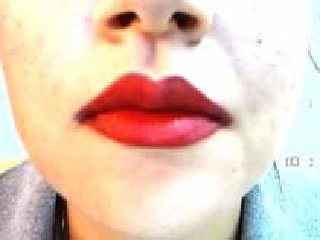
%> input picture 8.png, 320 x 240 px
$ octave vivek.m   (GNU Octave 9; MATLAB toolbox functions it lacks are replaced by stand-ins)
%> lines starting %> are read from the running program, lines starting %| are printed output that depends on the picture; in (x1, y1, x2, y2) boxes, pixels count from 0 and x2, y2 are one past the last pixel; in counts of white or black regions, pixels touching at a corner belong together; the program's own positions count from 1
### im2graydouble.m
function img = im2graydouble(img)
  [dimy, dimx, c] = size(img);
  if(isfloat(img))
    if(c==3)
      img = rgb2gray(uint8(img));
    end
  else
    if(c==3)
      img = rgb2gray(img);
    end
    img = double(img);
  end

### localized_seg1.m
function seg = localized_seg1(I,init_mask,max_its,rad,alpha,method,display)
  alpha = .2;
  method = 2;
  display = true;
  I = im2graydouble(I);
  I4=I;
  [dimy dimx] = size(I);
  rad = round((dimy+dimx)/(2*8));
    if(display>0)
      disp(['localiztion radius is: ' num2str(rad) ' pixels']);
    end
    phi = mask2phi(init_mask);
  for its = 1:max_its
     idx = find(phi <= 1.2 & phi >= -1.2)';
    [y x] = ind2sub(size(phi),idx);
     xneg = x-rad; xpos = x+rad;
    yneg = y-rad; ypos = y+rad;
    xneg(xneg<1)=1; yneg(yneg<1)=1;
    xpos(xpos>dimx)=dimx; ypos(ypos>dimy)=dimy;
    u=zeros(size(idx)); v=zeros(size(idx));
    Ain=zeros(size(idx)); Aout=zeros(size(idx));
 for i = 1:numel(idx)
      img = I(yneg(i):ypos(i),xneg(i):xpos(i));
      P = phi(yneg(i):ypos(i),xneg(i):xpos(i));

      upts = find(P<=0);
      Ain(i) = length(upts)+eps;
      u(i) = sum(img(upts))/Ain(i);

      vpts = find(P>0);
      Aout(i) = length(vpts)+eps;
      v(i) = sum(img(vpts))/Aout(i);
  end
 switch method

     case 1,
      F = -(u-v).*(2.*I(idx)-u-v);
     otherwise,
      F = -((u-v).*((I(idx)-u)./Ain+(I(idx)-v)./Aout));
  end
   curvature = get_curvature(phi,idx,x,y);
  dphidt = F./max(abs(F)) + alpha*curvature;
  dt = .45/(max(dphidt)+eps);
 phi(idx) = phi(idx) + dt.*dphidt;
 phi = sussman(phi, .5);
 if((display>0)&&(mod(its,20) == 0))
      showCurveAndPhi(I,phi,its);
    end
  end
if(display)
    showCurveAndPhi(I,phi,its);
  end
seg = phi<=0;

function phi = mask2phi(init_a)
  phi=bwdist(init_a)-bwdist(1-init_a)+im2double(init_a)-.5;

### get_curvature.m
function curvature = get_curvature(phi,idx,x,y)
    [dimy, dimx] = size(phi);


    ym1 = y-1; xm1 = x-1; yp1 = y+1; xp1 = x+1;


    ym1(ym1<1) = 1; xm1(xm1<1) = 1;
    yp1(yp1>dimy)=dimy; xp1(xp1>dimx) = dimx;


    idup = sub2ind(size(phi),yp1,x);
    iddn = sub2ind(size(phi),ym1,x);
    idlt = sub2ind(size(phi),y,xm1);
    idrt = sub2ind(size(phi),y,xp1);
    idul = sub2ind(size(phi),yp1,xm1);
    idur = sub2ind(size(phi),yp1,xp1);
    iddl = sub2ind(size(phi),ym1,xm1);
    iddr = sub2ind(size(phi),ym1,xp1);


    phi_x  = -phi(idlt)+phi(idrt);
    phi_y  = -phi(iddn)+phi(idup);
    phi_xx = phi(idlt)-2*phi(idx)+phi(idrt);
    phi_yy = phi(iddn)-2*phi(idx)+phi(idup);
    phi_xy = -0.25*phi(iddl)-0.25*phi(idur)...
             +0.25*phi(iddr)+0.25*phi(idul);
    phi_x2 = phi_x.^2;
    phi_y2 = phi_y.^2;


    curvature = ((phi_x2.*phi_yy + phi_y2.*phi_xx - 2*phi_x.*phi_y.*phi_xy)./...
              (phi_x2 + phi_y2 +eps).^(3/2)).*(phi_x2 + phi_y2).^(1/2);


### sussman.m
function D = sussman(D, dt)

  a = D - shiftR(D);
  b = shiftL(D) - D;
  c = D - shiftD(D);
  d = shiftU(D) - D;

  a_p = a;  a_n = a;
  b_p = b;  b_n = b;
  c_p = c;  c_n = c;
  d_p = d;  d_n = d;

  a_p(a < 0) = 0;
  a_n(a > 0) = 0;
  b_p(b < 0) = 0;
  b_n(b > 0) = 0;
  c_p(c < 0) = 0;
  c_n(c > 0) = 0;
  d_p(d < 0) = 0;
  d_n(d > 0) = 0;

  dD = zeros(size(D));
  D_neg_ind = find(D < 0);
  D_pos_ind = find(D > 0);
  dD(D_pos_ind) = sqrt(max(a_p(D_pos_ind).^2, b_n(D_pos_ind).^2) ...
                       + max(c_p(D_pos_ind).^2, d_n(D_pos_ind).^2)) - 1;
  dD(D_neg_ind) = sqrt(max(a_n(D_neg_ind).^2, b_p(D_neg_ind).^2) ...
                       + max(c_n(D_neg_ind).^2, d_p(D_neg_ind).^2)) - 1;

  D = D - dt .* sussman_sign(D) .* dD;
  function shift = shiftD(M)
  shift = shiftR(M')';

function shift = shiftL(M)
  shift = [ M(:,2:size(M,2)) M(:,size(M,2)) ];

function shift = shiftR(M)
  shift = [ M(:,1) M(:,1:size(M,2)-1) ];

function shift = shiftU(M)
  shift = shiftL(M')';

function S = sussman_sign(D)
     S = D ./ sqrt(D.^2 + 1);

### showCurveAndPhi.m
function showCurveAndPhi(I, phi, i)
  imshow(I,'displayrange',[0 255]); hold on;
  contour(phi, [0 0], 'g','LineWidth',4);
  contour(phi, [0 0], 'k','LineWidth',2);
  hold off; title([num2str(i) ' Iterations']); drawnow;

### vivek.m
close all;
clear all;
%filename = input('Enter the name of the image:-->');         %load the image
I1=imread('8.png');
%> I1 is the input picture: size 240x320x3 uint8; mean R, G, B 228.8, 203, 186
I=(I1);
I4=im2graydouble(I1);
%> in im2graydouble, `img = rgb2gray(img);`:
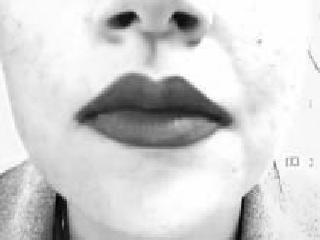
%> img: size 240x320 uint8; min 2, max 255, mean 208.8
m = false(size(I,1),size(I,2));   %create initial mask
x1=60;
x2=259;
y1=68;
y2=149;
IT=10;

for i=y1 : y2
    for j=x1 : x2

         m(i,j) = true;
    end
end
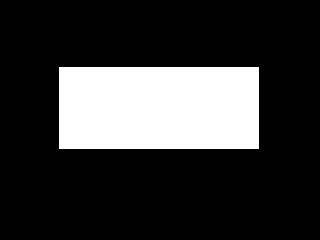
%> m: size 240x320 logical; 21.4% white; 1 white region, box (x1, y1, x2, y2) and area: (59, 67, 259, 149) 16400

I = imresize(I,.5);  %-- make image smaller
m = imresize(m,.5);  %   for fast computation

subplot(2,3,1); imshow(I1); title('Input Image');
subplot(2,3,2); imshow(m); title('Initialization');
subplot(2,3,3); title('Segmentation');


seg = localized_seg1(I, m,IT);  %-- run segmentation
%| localiztion radius is: 18 pixels
%> the loop in localized_seg1, `for its = 1:max_its` made 10 passes
%> dt on passes 1 to 10: 0.597, 0.604, 0.5, 0.529, 0.479, 0.454, 0.455, 0.442, 0.446, 0.457
%> pass 1, in shiftR, `shift = [ M(:,1) M(:,1:size(M,2)-1) ];`:
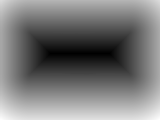
%> shift: size 120x160 single; min -20.5, max 54.42, mean 15.1; drawn with min black and max white
%> pass 1, in sussman, `a = D - shiftR(D);`:
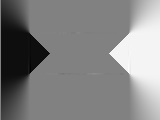
%> a: size 120x160 single; min -1.13, max 1.09, mean 0.011; drawn with min black and max white
%> after the loop in localized_seg1, `for its = 1:max_its`: Ain = 584 values, max 764 at index 396, min 323 at index 547, mean 586.1; Aout = 584 values, max 1046 at index 547, min 605 at index 396, mean 782.9; F = 584 values, max 22.26 at index 301, min -16.08 at index 291, mean 4.65; u = 584 values, max 244.4 at index 472, min 106 at index 272, mean 177; v = 584 values, max 247.1 at index 548, min 211.5 at index 317, mean 230.1; xneg = 584 values from 11 to 112; xpos = 584 values from 47 to 148; yneg = 584 values, max 58 at index 285, min 15 at index 33, mean 36.2; ypos = 584 values, max 94 at index 285, min 51 at index 33, mean 72.2
%> in localized_seg1, `seg = phi<=0;`: seg: size 120x160 logical; 19.9% white; 1 white region, box (x1, y1, x2, y2) and area: (29, 33, 129, 75) 3827
seg=~seg;
subplot(2,3,4); imshow(seg); title('Final Segmentation');
seg= imresize(m,2);
seg = im2double(seg);
for i=1:240
    for j=1:320
        if seg(i,j)==1;
            seg(i,j)=I4(i,j);
        end
    end
end
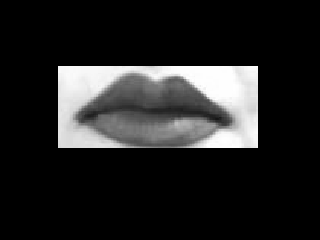
%> seg: size 240x320 double; min 0, max 255, mean 35.3
subplot(2,3,5); imshow(seg); title('Final Segmentation3');
%> after `imshow(seg)`:
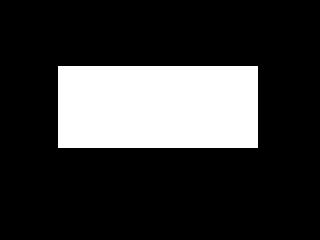
%> displayed picture: size 240x320, on the screen's scale of 0 to 255; 21.4% white; 1 white region, box (x1, y1, x2, y2) and area: (58, 66, 258, 148) 16400
%> after `title('Final Segmentation3')`:
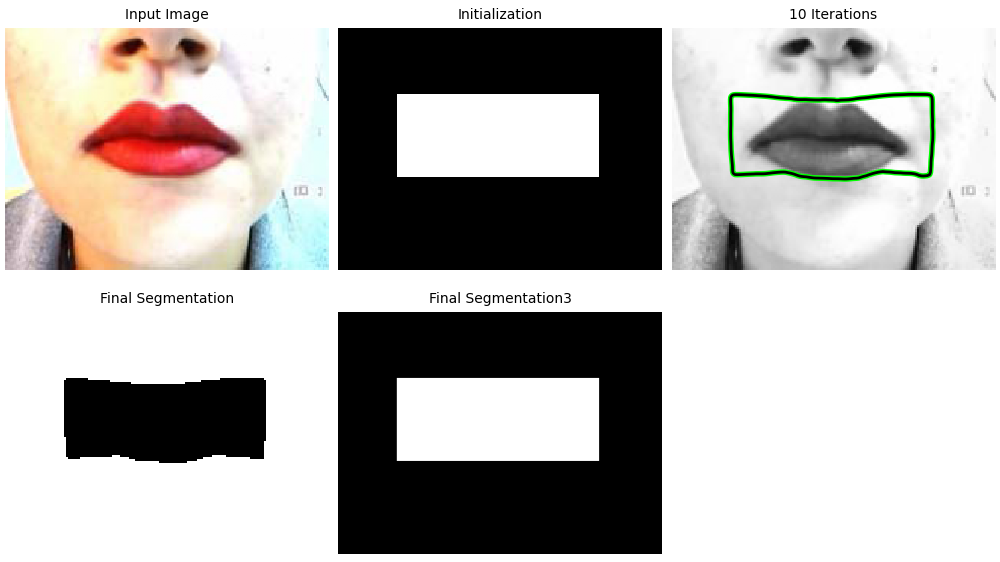
%> figure redrawn from the program's plot data, 5 panels
